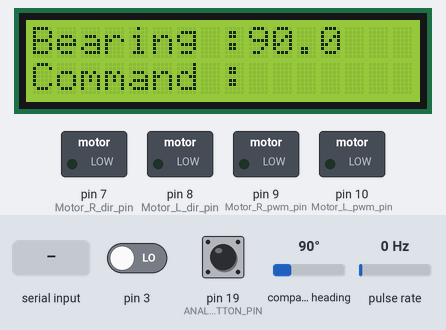
The sketch below on a simulated Arduino Mega 2560, built with avr-gcc and run on an emulated ATmega2560. Parts: 16×2 character LCD, switched loads named in the sketch (green lamp = pin HIGH). Wiring (inferred from the names in the program): pulse sensor: data pin 2; CMPS compass at I2C address 0x60. The inputs (shaded band) are chosen by the test bench; at power-on: compass heading 90°, pin 3 LOW, pin 19 (ANALOG_BUTTON_PIN) HIGH, pulse rate 0 Hz. What the sketch prints to the serial monitor is not drawn.

Above: at 1.2 s.
1.3 s: "degree:\n" received over Serial
At 2.8 s:
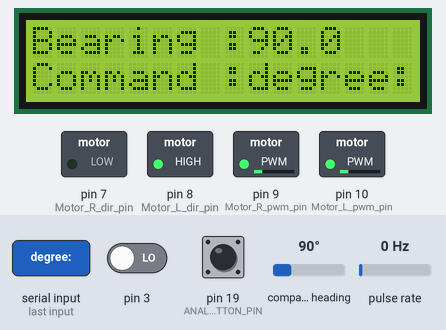
4.3 s: compass heading set to 6°
At 5.1 s:
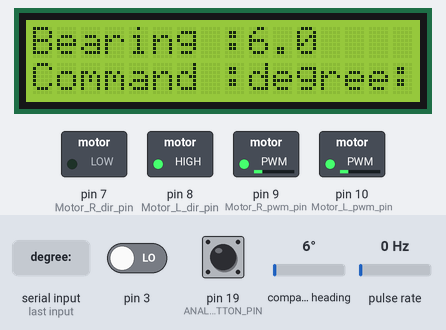
5.9 s: compass heading set to 3°
At 6.4 s:
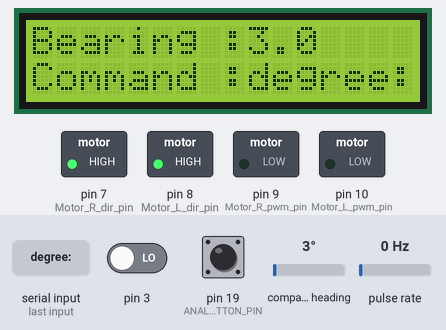
7.5 s: "dist:\n" received over Serial
At 8.0 s:
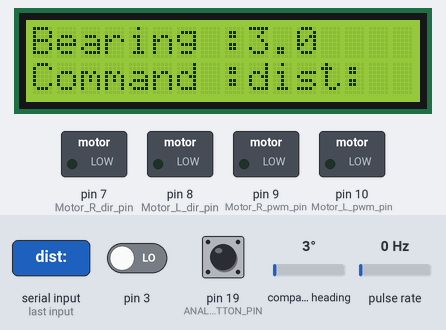
9.0 s: "lcd:\n" received over Serial
At 10.5 s:
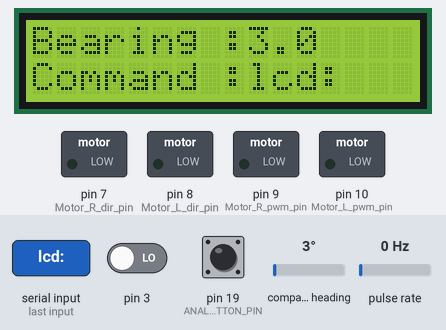
Timing chart, 0 to 12.0 s (numbered marks = the images above; inputs shaded):
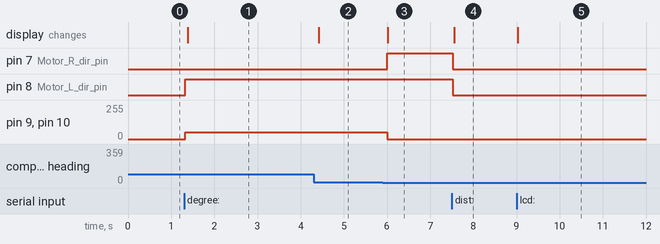

Measured:
- the behaviour switches between 5 and 4° on compass heading (found by bisection; images 2 and 3)
- after the input at 1.3 s, pin 8 (Motor_L_dir_pin): LOW → HIGH at once; pin 9 (Motor_R_pwm_pin), pin 10 (Motor_L_pwm_pin): 0/255 → 51/255 at once; the display: changes after 0.08 s (image 1)
- after the input at 4.3 s, the display: changes after 0.11 s (image 2)
- after the input at 5.9 s, pin 7 (Motor_R_dir_pin): LOW → HIGH after 0.11 s; pin 9 (Motor_R_pwm_pin), pin 10 (Motor_L_pwm_pin): 51/255 → 0/255 after 0.11 s; the display: changes after 0.12 s (image 3)
- after the input at 7.5 s, pin 7 (Motor_R_dir_pin), pin 8 (Motor_L_dir_pin): HIGH → LOW at once; the display: changes after 0.06 s (image 4)
- after the input at 9.0 s, the display: changes at once (image 5)

The sketch:

E02.ino
```cpp
#include <LiquidCrystal.h>
#include <Wire.h>

// Motor pins
#define Motor_forward   1
#define Motor_return    0
#define Motor_L_dir_pin 8
#define Motor_R_dir_pin 7
#define Motor_L_pwm_pin 10
#define Motor_R_pwm_pin 9

// Joystick pins
#define ANALOG_X_PIN A8
#define ANALOG_Y_PIN A9
#define ANALOG_BUTTON_PIN 19

// Define I2C address for the CMPS14 compass module
#define CMPS14_ADDRESS 0x60

int pressCount = 0;// this is to display press count on the screen
volatile unsigned long lastInterruptTime = 0; // this is to elemenate boutton press debounce
volatile long encoderCount_left = 0;
volatile long encoderCount_right = 0;
float distperpuls = 1.3;
int travelDist = 100;// travelling distance in mm
int travelPlan[1][5] = {
  {75,0,'f',0,'l'}
  //{75,200,'f',0,'l'},{75,200,'f',90,'l'},{75,200,'f',90,'l'},{75,200,'f',90,'l'}
  //{speedPercentage,distanceInMM,'forward/backward',turningAngle,turningDirection},{25,50,'f',170},{75,100,'f',290}
};
int currentTargetPulsCount = 0;
int currentTravelSection = 0;
int totalSectionsInTravelPlan = sizeof(travelPlan) / sizeof(travelPlan[0]);
String LCDcommandText = "";


bool motorRunning = false;


struct Button { // we created this button stucture just like an class to handle button press later
  bool pressed = false;
};

struct Joystick { // Joystick object(structure) to handle joystic direction and button press
  int x = 0;
  int y = 0;
  Button button; // creating a new button object from the Button class.
};

int maxX[] = {0,522,1023}; // These are the left maximum , middle and right maximum analog values of the joystic direction in X axis
int maxY[] = {0,494,1023}; // These are the left maximum , middle and right maximum analog values of the joystic direction in y axis
volatile bool buttonPressedFlag = false;  // ISR sets this flag to identify button pressed , so loop can uodate the display
volatile float bearingDegrees = 0;
// LCD
const int rs = 37, en = 36, d4 = 35, d5 = 34, d6 = 33, d7 = 32; // definiing LCD screen pins
LiquidCrystal lcd(rs, en, d4, d5, d6, d7); // Creating LiquidCrystal object from imported class from the library at the top,  by passing LCD screen pins.

void setup() {
  lcd.begin(16, 2); // starting lcd screeen
  Wire.begin(); // Start I2C communication

  pinMode(ANALOG_BUTTON_PIN, INPUT_PULLUP);  //adding input pullup to JoystickButtonPress pin
  attachInterrupt(digitalPinToInterrupt(ANALOG_BUTTON_PIN), joyPressed, FALLING); //ISR adding at falling edge so ISR function joyPressed function called after press completes.

  pinMode(Motor_L_dir_pin, OUTPUT); // Left motor direction pin as output
  pinMode(Motor_R_dir_pin, OUTPUT); // Right motor direction pin as output
  pinMode(Motor_L_pwm_pin, OUTPUT); // Left motor power(speed) pin as output
  pinMode(Motor_R_pwm_pin, OUTPUT); // Right motor power(speed) pin as output

  pinMode(2, INPUT_PULLUP);//encoder pin initialize
  attachInterrupt(digitalPinToInterrupt(2), countEncoder_left, RISING);
  attachInterrupt(digitalPinToInterrupt(3), countEncoder_right, RISING);
  Serial.begin(9600);// starting serial monitor
}

void loop() {
  if (Serial.available() > 0){
    String message = Serial.readStringUntil('\n');
    Serial.print("Message received, content: ");
    Serial.println(message);
    int pos_s = message.indexOf("dist:");
    int pos_r = message.indexOf("degree:");
    int pos_l = message.indexOf("lcd:");
    if(pos_s > -1){
      LCDcommandText = message;
      Serial.println("Command = Dist");
      pos_s = message.indexOf(":");
        if(pos_s >-1){
          String sometexthere = message.substring(pos_s+1);

          if(sometexthere.toInt()>0){
            travelPlan[0][2]='f';
            travelPlan[0][1] = abs(sometexthere.toInt()) *10;
            travelPlan[0][3]=0;
          }else{
            travelPlan[0][1] = abs(sometexthere.toInt()) *10;
            travelPlan[0][2]='b';
            travelPlan[0][3]=0;
          }

          buttonPressedFlag = true;
        }
    }

    if(pos_r > -1){
      Serial.println("Command = Degree");
      LCDcommandText = message;
      pos_r = message.indexOf(":");
        if(pos_r >-1){
          String sometexthere = message.substring(pos_r+1);

            char rotationDir;
            travelPlan[0][3] = getRotationAngle(sometexthere.toInt(), rotationDir);
            travelPlan[0][4] = rotationDir; // store direction in travelPlan
            travelPlan[0][1]=0;
          buttonPressedFlag = true;
        }
    }

    if(pos_l > -1){
      Serial.println("Command = LCD");
      LCDcommandText = message;
      pos_l = message.indexOf(":");
        if(pos_l >-1){
          String sometexthere = message.substring(pos_l+1);

          travelPlan[0][1]=0;
          travelPlan[0][3]=0;
          //buttonPressedFlag = true;
        }
    }
  }
  if (buttonPressedFlag) {
    buttonPressedFlag = false;
    currentTravelSection = 0;
    encoderCount_left = 0;
    encoderCount_right = 0;
    currentTargetPulsCount = targetPulsCountCalc(travelPlan[currentTravelSection][1]);
    runMotors(travelPlan[currentTravelSection][0],travelPlan[currentTravelSection][2],travelPlan[currentTravelSection][3],travelPlan[currentTravelSection][4]);
    motorRunning = true;
  }

  // --- Motor Movement Control ---
  if (motorRunning && encoderCount_left >= currentTargetPulsCount) {

    // Stop the motor immediately after meeting the pulse count goal
    stopMotors();

    currentTravelSection++; // Advance to the next section index

    // Check if the plan is complete (Total sections is 3, indices are 0, 1, 2)
    // If the index is 3 or more, the plan is finished.
    if (currentTravelSection >= totalSectionsInTravelPlan) {

      Serial.println("--- Travel Plan Completed and Stopped ---");
    } else {
      // If there are more sections, start the next segment
      encoderCount_left = 0;
      encoderCount_right = 0;

      // Load the new target pulse count
      currentTargetPulsCount = targetPulsCountCalc(travelPlan[currentTravelSection][1]);

      // Start the motors for the new section
      runMotors(travelPlan[currentTravelSection][0],
                travelPlan[currentTravelSection][2],
                travelPlan[currentTravelSection][3],
                travelPlan[currentTravelSection][4]);

      motorRunning = true; // runMotors() doesn't set this, so we set it here.
    }
  }

  // --- Non-Motor Tasks ---
  bearingDegrees = readBearing16Bit();

  updateScreen();

  delay(20);
}


// -------- Functions --------

int readAnalogAxisLevel(int pin) {
  return map(analogRead(pin), 0, 1023, 0, 255);
}

bool isAnalogButtonPressed(int pin) {
  return digitalRead(pin) == LOW;
}

int* joystickPercentages(int x, int y){
  int xDifferece = x-maxX[1];// checking difference from middle(1 element is the middle of maxX array)
  int yDifferece = y-maxY[1];// checking difference from middle(1 element is the middle of maxY array)


  static int joystickPercentageValues[2]; // must be static to return pointer


  //calculating percentages comparing current x value and max values
  if(xDifferece > 0){
    joystickPercentageValues[0] = (int)(100.0 * xDifferece / (maxX[2]-maxX[1]));
  }else{
    joystickPercentageValues[0] = (int)(100.0 * xDifferece / (maxX[1]-maxX[0]));
  }

 //calculating percentages comparing current y value and max values
  if(yDifferece > 0){
    joystickPercentageValues[1] = (int)(100.0 * yDifferece / (maxY[2]-maxY[1]));
  }else{
    joystickPercentageValues[1] = (int)(100.0 * yDifferece / (maxY[1]-maxY[0]));
  }


  return joystickPercentageValues;
}

int motorSpeed(int percentage){
  return abs(255*percentage/100);
}

int targetPulsCountCalc(int travelDistance){
  return (int)(travelDistance*distperpuls);
}

// ISR to fire when joystick button presses
// joystick button press flag UP by elinating debounce logically by comaring time
void joyPressed(){
  unsigned long interruptTime = millis();
  if (interruptTime - lastInterruptTime > 200) {
    lastInterruptTime = interruptTime;
    buttonPressedFlag = true;
  }
}


// Run motors to disired direction at desired speed (forward =f , else backward)
void runMotors(int speedPercent, char direction, int rotationAngle,char rotationDirection) {
  turnToBearing(targetBearingCal(rotationAngle,rotationDirection),rotationDirection); // make sure car faces correct direction first
  encoderCount_left = 0;
  encoderCount_right = 0;

  if (direction == 'f') {
    digitalWrite(Motor_L_dir_pin, Motor_forward);
    digitalWrite(Motor_R_dir_pin, Motor_forward);
  } else {
    digitalWrite(Motor_L_dir_pin, Motor_return);
    digitalWrite(Motor_R_dir_pin, Motor_return);
  }

  analogWrite(Motor_R_pwm_pin, motorSpeed(speedPercent));
  analogWrite(Motor_L_pwm_pin, motorSpeed(speedPercent));
}


// Turn to any spesific direction
void turnToBearing(int targetBearing,char rotationAngle) {
  while (!isBearingCorrect(targetBearing)) {
    char dir = rotationAngle;

    if (dir == 'r') {
      digitalWrite(Motor_L_dir_pin, Motor_return);
      digitalWrite(Motor_R_dir_pin, Motor_forward);
    } else {
      digitalWrite(Motor_L_dir_pin, Motor_forward);
      digitalWrite(Motor_R_dir_pin, Motor_return);
    }

    analogWrite(Motor_R_pwm_pin, motorSpeed(20));
    analogWrite(Motor_L_pwm_pin, motorSpeed(20));

    bearingDegrees = readBearing16Bit(); // keep updating
    delay(50);
    updateScreen();
  }

  stopMotors(); // stop when done
}


int targetBearingCal(int rotationAngle,char rotationDirection){
  int targetBearing = 0;
  int currentBearing = int(bearingDegrees);

    if(rotationDirection=='r'){
      targetBearing = currentBearing + rotationAngle;
      if(targetBearing>360){
        targetBearing-=360;
      }
    }else if(rotationDirection=='l'){
      targetBearing = currentBearing - rotationAngle;
      if(targetBearing<0){
        targetBearing+=360;
      }
    }
  return targetBearing;
}

bool isBearingCorrect(int targetBearing) {
  int current = int(bearingDegrees);
  int diff = targetBearing - current;

  // Normalize difference to -180..180
  if (diff > 180) diff -= 360;
  if (diff < -180) diff += 360;

  bool result = abs(diff) <= 4; // 4° tolerance

  return result;
}


// function to stop motors
void stopMotors(){
  analogWrite(Motor_R_pwm_pin, 0);
  analogWrite(Motor_L_pwm_pin, 0);
  motorRunning = false;

}

void countEncoder_left() {
  encoderCount_left++;
  //Serial.println(encoderCount_left); // ISR increments count
}

void countEncoder_right() {
  encoderCount_right++;
  //Serial.println(encoderCount_right); // ISR increments count
}


// --- Function to read and process the 16-bit bearing ---
float readBearing16Bit() {

  // 1. Set the starting register to 2 (16-bit High Byte)
  Wire.beginTransmission(CMPS14_ADDRESS);
  Wire.write(2);
  Wire.endTransmission(); // Stop and release the bus

  // 2. Request 2 bytes (Register 2, then Register 3)
  if (Wire.requestFrom(CMPS14_ADDRESS, 2) == 2) {

    // Read the bytes in the order they are received (High then Low)
    byte highByte = Wire.read();
    byte lowByte = Wire.read();

    // Combine the two bytes into a 16-bit integer (raw value 0-3599)
    // We explicitly cast to int/unsigned int for proper bit shifting
    int rawBearing = ((unsigned int)highByte << 8) | lowByte;

    // Convert the raw value (tenths of a degree) to a float in degrees
    return (float)rawBearing / 10.0;
  }

  // Return 0.0 on read failure
  return 0.0;
}


void updateScreen(){
// Update LCD
  lcd.clear();
  lcd.setCursor(0, 0);
  lcd.print("Bearing :");
  lcd.print(bearingDegrees,1);

  // lcd.setCursor(0, 4);
  // lcd.print("Direction :");
  // lcd.println(getDirection(int(bearingDegrees)));

  lcd.setCursor(0, 1);
  lcd.print("Command :");
  lcd.print(LCDcommandText);

}
// Return Direction according to bearing value
String getDirection(int bearing) {
  if (bearing < 23 || bearing >= 338) return "N";
  else if (bearing < 68) return "NE";
  else if (bearing < 113) return "E";
  else if (bearing < 158) return "SE";
  else if (bearing < 203) return "S";
  else if (bearing < 248) return "SW";
  else if (bearing < 293) return "W";
  else return "NW";
}

int rotationAngleCalc(int heading){

}


// Function to calculate rotation angle and direction
// Arguments: current bearing, target bearing
// Returns: rotation angle (0–180)
// Output parameter: rotation direction ('l' or 'r')
int getRotationAngle(int targetBearing, char &rotationDirection) {
  int diff = targetBearing - bearingDegrees;

  // Normalize difference to range -180 .. 180
  if (diff > 180) diff -= 360;
  if (diff < -180) diff += 360;

  // Determine rotation direction
  if (diff > 0) {
    rotationDirection = 'r';  // Need to turn right
  } else {
    rotationDirection = 'l';  // Need to turn left
  }

  // Return absolute angle difference
  return abs(diff);
}
```
